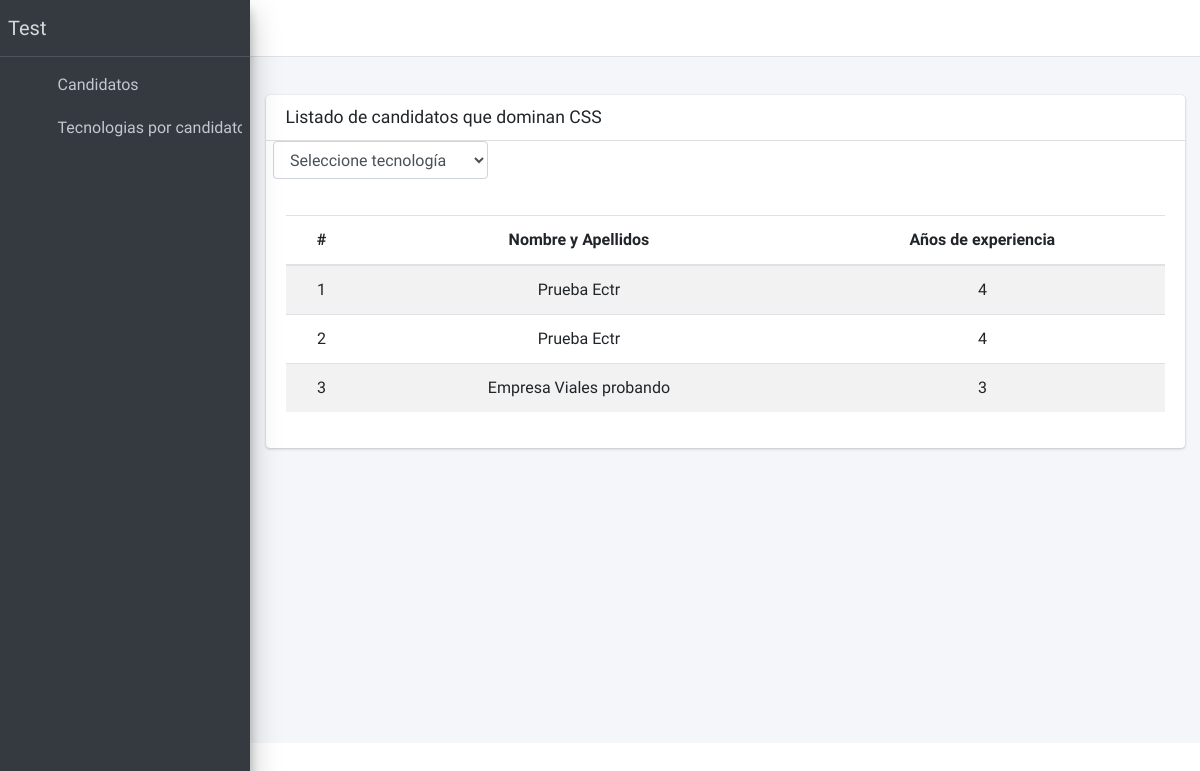
The page /report/details/4 on the database as committed earlier.
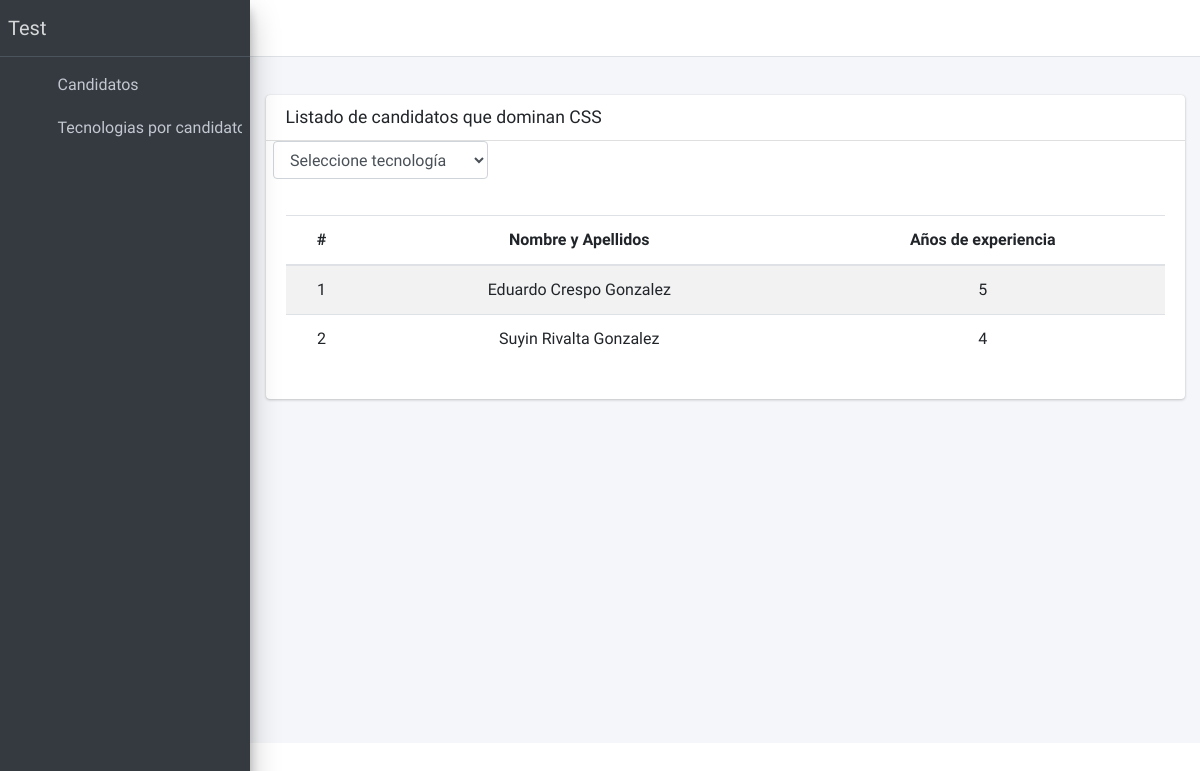
The same page on the database as committed later.
### TestApp/models.py (models this page shows, shortened)
class TechnologyCandidate (models.Model):
    created_at = models.DateTimeField('created at', auto_now_add=True)
    updated_at = models.DateTimeField('updated at', auto_now=True)
    year = models.IntegerField(verbose_name="Years of experience", validators=[validate_only_numbers])
    technology = models.ForeignKey(Technology, verbose_name="Technology", on_delete=models.CASCADE)
    candidate = models.ForeignKey(Candidates, verbose_name="Candidate", on_delete=models.CASCADE)
    class Meta:
        ordering = ['-year']

class Candidates (models.Model):
    created_at = models.DateTimeField('created at', auto_now_add=True)
    updated_at = models.DateTimeField('updated at', auto_now=True)
    name = models.CharField(max_length=255, verbose_name="Name")
    last_name = models.CharField(max_length=255, verbose_name="Last Name")
    ci = models.CharField(verbose_name="ID", unique=True, max_length=11, validators=[validate_carne])
    address = models.CharField(verbose_name="Address", max_length=255)
    age = models.IntegerField(validators=[validate_only_numbers], verbose_name="Age")
    sex = models.CharField(max_length=250, verbose_name="Sex")

### TestApp/views.py (the view)
# urls.py: path('report/details/<int:pk>', reporte, name='reporte'),
def reporte(request, pk):
    tecnologia = get_object_or_404(Technology, pk=pk)
    return render(request, 'testapp/reporte.html',
                  {'tecnologia': tecnologia})

### TestApp/custom_context_processors.py (called while the page is built)
def general(context):
    technologys = Technology.objects.all()
    return {
        'technologys': technologys,
    }

### TestApp/models.py (called while the page is built)
    def __str__(self):
        return self.name

### TestApp/templates/testapp/reporte.html (shortened to what this page needs)
{% extends 'testapp/home.html' %}
{% block content %}
    <div class="content-wrapper">
    <div class="content-header">
    </div>
    <section class="content">
      <div class="container-fluid">
        <div class="row">
          <div class="col-12">
            <div class="card">
              <div class="card-header">
                <h3 class="card-title">Listado de candidatos que dominan {{ tecnologia }}</h3>
              </div>
            <div class="col-md-3">
                    <div class="form-group">
                      <select class="form-control select2" onchange="location = this.value;" style="width: 100%;">
                        <option selected="selected">Seleccione tecnología</option>
                      </select>
                    </div>
                    </div>
              <div class="card-body">
                  <div class="portlet-body">
                    <table class="table table-striped table-hover" id="dataTable">
                        <thead>
                        <tr>
                            <th class="text-center">#</th>
                            <th class="text-center">Nombre y Apellidos</th>
                            <th class="text-center">Años de experiencia</th>
                        </tr>
                        </thead>
                        <tbody>
                        {% for item in tecnologia.technologycandidate_set.all %}
                            <tr>
							    <td class="text-center">{{ forloop.counter }}</td>
							    <td class="text-center">{{ item.candidate.name }} {{ item.candidate.last_name }}</td>
                                <td class="text-center">{{ item.year }}</td>
                            </tr>
                        {% endfor %}
                        </tbody>
                    </table>
                </div>
              </div>
            </div>
          </div>
        </div>
      </div>
    </section>
  </div>
{% endblock %}

Rows that differ between the two databases and show on the page:
removed TechnologyCandidate: candidate.name "Prueba", candidate.last_name "Ectr", year "4"
removed TechnologyCandidate: candidate.name "Empresa", candidate.last_name "Viales probando", year "3"
added TechnologyCandidate: candidate.name "Eduardo", candidate.last_name "Crespo Gonzalez", year "5"
changed through a linked row, TechnologyCandidate: candidate.name "Prueba" → "Suyin"; candidate.last_name "Ectr" → "Rivalta Gonzalez"
